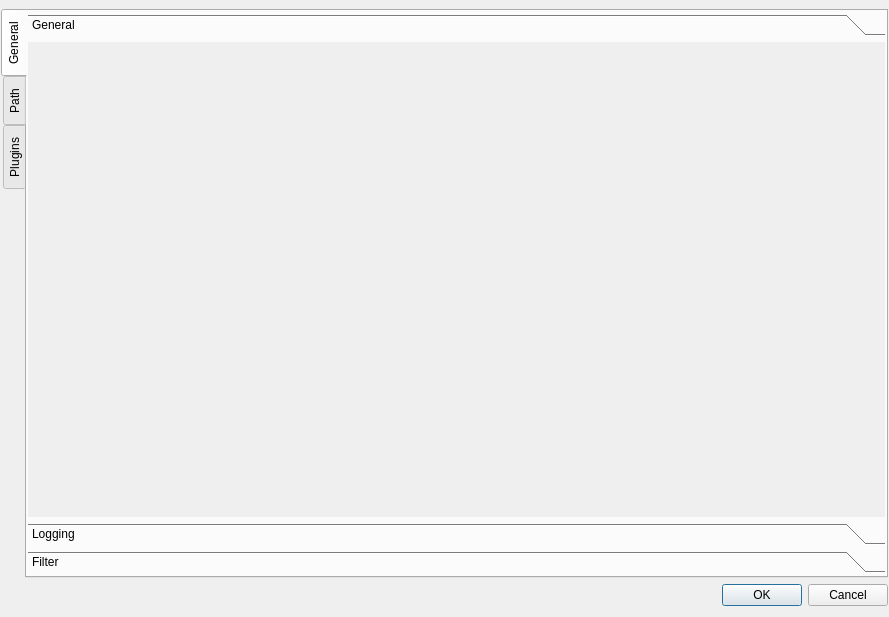
<?xml version="1.0" encoding="UTF-8"?>
<ui version="4.0">
 <class>Settings</class>
 <widget class="QDialog" name="Settings">
  <property name="geometry">
   <rect>
    <x>0</x>
    <y>0</y>
    <width>889</width>
    <height>617</height>
   </rect>
  </property>
  <property name="windowTitle">
   <string>Dialog</string>
  </property>
  <layout class="QVBoxLayout" name="verticalLayout">
   <property name="leftMargin">
    <number>1</number>
   </property>
   <property name="topMargin">
    <number>9</number>
   </property>
   <property name="rightMargin">
    <number>1</number>
   </property>
   <item>
    <widget class="QTabWidget" name="tabWidget">
     <property name="tabPosition">
      <enum>QTabWidget::TabPosition::West</enum>
     </property>
     <property name="currentIndex">
      <number>0</number>
     </property>
     <widget class="QWidget" name="tabGeneral">
      <attribute name="title">
       <string>General</string>
      </attribute>
      <layout class="QVBoxLayout" name="verticalLayout_4">
       <property name="leftMargin">
        <number>1</number>
       </property>
       <property name="topMargin">
        <number>3</number>
       </property>
       <property name="rightMargin">
        <number>1</number>
       </property>
       <property name="bottomMargin">
        <number>3</number>
       </property>
       <item>
        <widget class="QToolBox" name="toolBox">
         <property name="currentIndex">
          <number>0</number>
         </property>
         <widget class="QWidget" name="pageGeneral">
          <property name="geometry">
           <rect>
            <x>0</x>
            <y>0</y>
            <width>856</width>
            <height>467</height>
           </rect>
          </property>
          <attribute name="label">
           <string>General</string>
          </attribute>
          <layout class="QVBoxLayout" name="verticalLayout_9"/>
         </widget>
         <widget class="QWidget" name="pageLogging">
          <property name="geometry">
           <rect>
            <x>0</x>
            <y>0</y>
            <width>98</width>
            <height>28</height>
           </rect>
          </property>
          <attribute name="label">
           <string>Logging</string>
          </attribute>
          <layout class="QVBoxLayout" name="verticalLayout_8"/>
         </widget>
         <widget class="QWidget" name="pageFilter">
          <property name="geometry">
           <rect>
            <x>0</x>
            <y>0</y>
            <width>98</width>
            <height>28</height>
           </rect>
          </property>
          <attribute name="label">
           <string>Filter</string>
          </attribute>
          <layout class="QVBoxLayout" name="verticalLayout_10"/>
         </widget>
        </widget>
       </item>
      </layout>
     </widget>
     <widget class="QWidget" name="tabPath">
      <attribute name="title">
       <string>Path</string>
      </attribute>
      <layout class="QVBoxLayout" name="verticalLayout_3">
       <property name="leftMargin">
        <number>1</number>
       </property>
       <property name="topMargin">
        <number>3</number>
       </property>
       <property name="rightMargin">
        <number>1</number>
       </property>
       <property name="bottomMargin">
        <number>3</number>
       </property>
       <item>
        <widget class="QToolBox" name="tbPath">
         <property name="currentIndex">
          <number>0</number>
         </property>
         <widget class="QWidget" name="pageProject">
          <property name="geometry">
           <rect>
            <x>0</x>
            <y>0</y>
            <width>856</width>
            <height>497</height>
           </rect>
          </property>
          <attribute name="label">
           <string>Project</string>
          </attribute>
          <layout class="QVBoxLayout" name="verticalLayout_6"/>
         </widget>
         <widget class="QWidget" name="pageExport">
          <property name="geometry">
           <rect>
            <x>0</x>
            <y>0</y>
            <width>98</width>
            <height>28</height>
           </rect>
          </property>
          <attribute name="label">
           <string>Export</string>
          </attribute>
          <layout class="QVBoxLayout" name="verticalLayout_7"/>
         </widget>
        </widget>
       </item>
      </layout>
     </widget>
     <widget class="QWidget" name="tabPlugins">
      <attribute name="title">
       <string>Plugins</string>
      </attribute>
      <layout class="QVBoxLayout" name="verticalLayout_2">
       <property name="leftMargin">
        <number>1</number>
       </property>
       <property name="topMargin">
        <number>3</number>
       </property>
       <property name="rightMargin">
        <number>1</number>
       </property>
       <property name="bottomMargin">
        <number>3</number>
       </property>
       <item>
        <widget class="QToolBox" name="tbPlugins">
         <property name="currentIndex">
          <number>0</number>
         </property>
         <widget class="QWidget" name="pagePlugins">
          <property name="geometry">
           <rect>
            <x>0</x>
            <y>0</y>
            <width>98</width>
            <height>28</height>
           </rect>
          </property>
          <attribute name="label">
           <string>Plugins</string>
          </attribute>
          <layout class="QVBoxLayout" name="verticalLayout_5"/>
         </widget>
        </widget>
       </item>
      </layout>
     </widget>
    </widget>
   </item>
   <item>
    <widget class="QDialogButtonBox" name="buttonBox">
     <property name="orientation">
      <enum>Qt::Orientation::Horizontal</enum>
     </property>
     <property name="standardButtons">
      <set>QDialogButtonBox::StandardButton::Cancel|QDialogButtonBox::StandardButton::Ok</set>
     </property>
    </widget>
   </item>
  </layout>
 </widget>
 <resources/>
 <connections>
  <connection>
   <sender>buttonBox</sender>
   <signal>accepted()</signal>
   <receiver>Settings</receiver>
   <slot>accept()</slot>
   <hints>
    <hint type="sourcelabel">
     <x>248</x>
     <y>254</y>
    </hint>
    <hint type="destinationlabel">
     <x>157</x>
     <y>274</y>
    </hint>
   </hints>
  </connection>
  <connection>
   <sender>buttonBox</sender>
   <signal>rejected()</signal>
   <receiver>Settings</receiver>
   <slot>reject()</slot>
   <hints>
    <hint type="sourcelabel">
     <x>316</x>
     <y>260</y>
    </hint>
    <hint type="destinationlabel">
     <x>286</x>
     <y>274</y>
    </hint>
   </hints>
  </connection>
 </connections>
</ui>
